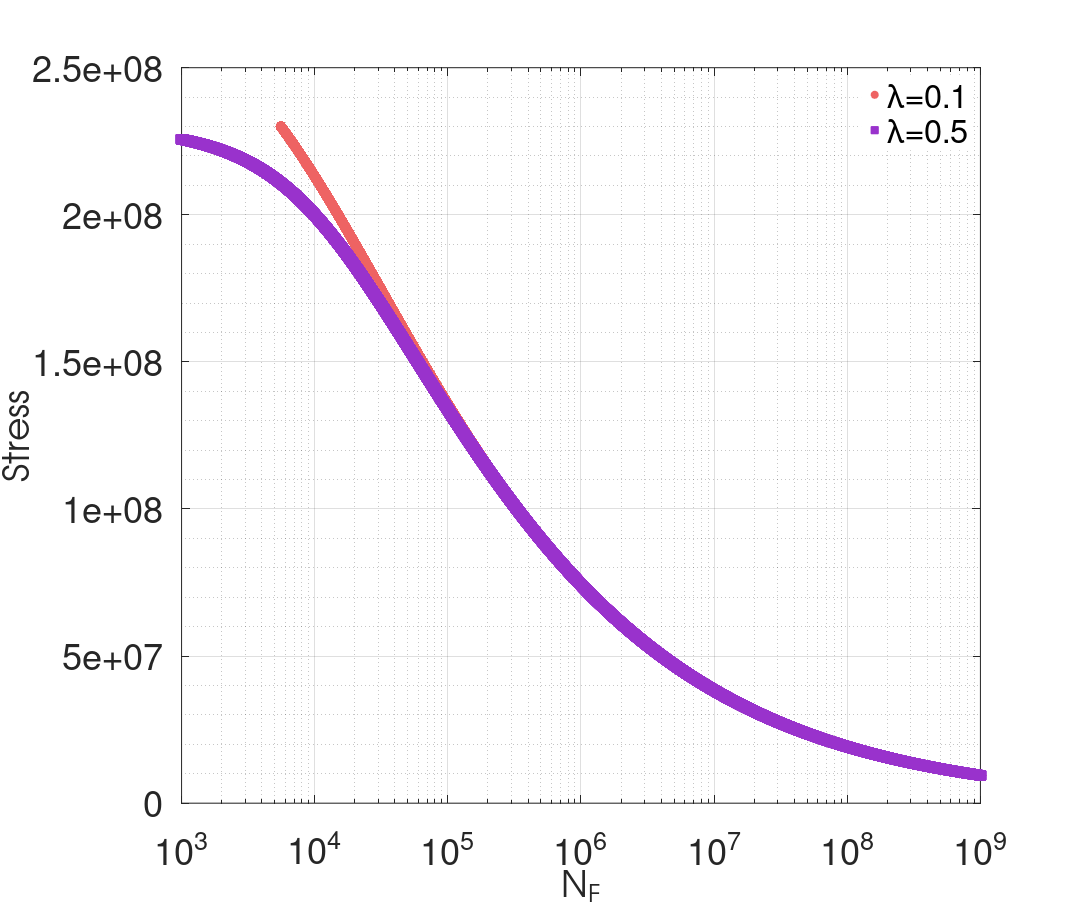

MATLAB code for this plot:
clear;clc;close all;
%---------------------Verified parameters in random loading case-----------------------------
b1=1.1;                    %weakening scales distribution exponent
b2=1.1;                    %weakening scales distribution exponent
a1=0.1;                %sensitivity of sequence effect(control alp>0)
a2=0.1;                %sensitivity of sequence effect(control alp>0)
W0=3.27e8;            %dissipated energy to failure per unit volume
%---------------------Verified parameters in constant loading case-----------------------------
y=230e6;           %macroscopic yield stress
E=72e9;              %Young's modulus
k=6e8;                 %hardening parameter
nu=0.3;                     %poisson's ratio
sigu=320e6;             %ultimite stress
lam1=0.1;               %hydrostatic pressure sensitivity
lam2=0.5;               %hydrostatic pressure sensitivity

%---------------a b correspond to high and low bounds of cyclic load, 1 2
%correspond to  different parameters comparison------------------
stress11=1000:1000:y;
m=0.1*stress11;
Smax=sqrt(2/3).*stress11;
hydroa=1/3.*(stress11+m);
hydrob=1/3.*(-stress11+m);

yielda1=y-lam1.*hydroa;
smina1=yielda1.*Smax.^-1;
hydrob=1/3.*(-stress11+m);
yieldb1=y-lam1.*hydrob;
sminb1=yieldb1.*Smax.^-1;
yieldm1=(yielda1+yieldb1)/2;
alphamax1=(1-a1.*(smina1-1).^-b1);
alphamin1=(1-a1.*(sminb1-1).^-b1);
alpm1=(alphamax1+alphamin1)/2;

yielda2=y-lam2.*hydroa;
smina2=yielda2.*Smax.^-1;
yieldb2=y-lam2.*hydrob;
sminb2=yieldb2.*Smax.^-1;
yieldm2=(yielda2+yieldb2)/2;
alphamax2=(1-a2.*(smina2-1).^-b2);
alphamin2=(1-a2.*(sminb2-1).^-b2);
alpm2=(alphamax2+alphamin2)/2;

NF1=(1-alpm1).^-1*W0*E*(E+k*nu)*b1*(b1+1)*((4*(E-k)*(1+nu)*(b1-1)))^-1.*yieldm1.^(b1-1).*Smax.^(-b1-1);
NF2=(1-alpm2).^-1*W0*E*(E+k*nu)*b2*(b2+1)*((4*(E-k)*(1+nu)*(b2-1)))^-1.*yieldm2.^(b2-1).*Smax.^(-b2-1);


sn1=semilogx(NF1,stress11,'LineStyle', 'none','LineWidth', 1,'Marker', 'o', 'MarkerSize', 10, ...
            'MarkerEdgeColor', [238 99 99]/255, 'MarkerFaceColor',[238 99 99]/255);
hold on
sn2=semilogx(NF2,stress11,'LineStyle', 'none','LineWidth', 1,'Marker', 's', 'MarkerSize', 10, ...
            'MarkerEdgeColor', [153 50 204]/255, 'MarkerFaceColor',[153 50 204]/255);
grid on;
grid minor;
xlim([1e3 1e9]);
set(gca,'XTick',[1e0,1e1,1e2,1e3,1e4,1e5,1e6,1e7,1e8,1e9] );
% hTitle =title('S-N curve at constant amplitude stress with R=-1 in our model with different $\lambda$');
hXLabel = xlabel('N_F');
hYLabel =ylabel('Stress');

hLegend=legend([sn1,sn2], '\lambda=0.1','\lambda=0.5','Location','northeast');
set([hLegend, gca], 'FontSize', 40)
set(hLegend,'Box','on');
set(hLegend,'EdgeColor',[1 1 1]); %set the edge colour of the legend to white 
% Adjust font
set(gca, 'FontName', 'Helvetica')
set([hXLabel, hYLabel], 'FontName', 'AvantGarde')
set([hXLabel, hYLabel], 'FontSize',40)

% Adjust axes properties
set(gcf,'color','w'); %set figure background transparent
set(gca,'color','w'); %set axis transparent
% Maximize print figure
set(gcf,'outerposition',get(0,'screensize'));
set(gcf, 'PaperPositionMode', 'manual');
set(gcf, 'PaperUnits', 'points'); %[ {inches} | centimeters | normalized | points ]
set(gcf, 'PaperPosition', [0 0 1200 1000]); %set(gcf,'PaperPosition',[left,bottom,width,height])
 saveas(gcf,'F:\Git\Anew\figures\SNlam.png');
